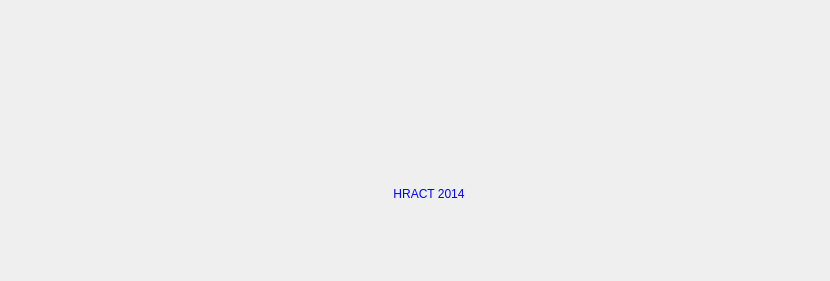
<?xml version="1.0" encoding="UTF-8"?>
<ui version="4.0">
 <class>Credits</class>
 <widget class="QDialog" name="Credits">
  <property name="windowModality">
   <enum>Qt::ApplicationModal</enum>
  </property>
  <property name="geometry">
   <rect>
    <x>0</x>
    <y>0</y>
    <width>830</width>
    <height>281</height>
   </rect>
  </property>
  <property name="windowTitle">
   <string>Credits</string>
  </property>
  <property name="styleSheet">
   <string notr="true">QDialog
{
 background: url(:/gui/ui/credits.png) no-repeat ;
 background-position:50% 50%;
}</string>
  </property>
  <widget class="QPushButton" name="hractLink">
   <property name="geometry">
    <rect>
     <x>380</x>
     <y>180</y>
     <width>98</width>
     <height>27</height>
    </rect>
   </property>
   <property name="palette">
    <palette>
     <active>
      <colorrole role="ButtonText">
       <brush brushstyle="SolidPattern">
        <color alpha="255">
         <red>0</red>
         <green>0</green>
         <blue>255</blue>
        </color>
       </brush>
      </colorrole>
     </active>
     <inactive>
      <colorrole role="ButtonText">
       <brush brushstyle="SolidPattern">
        <color alpha="255">
         <red>0</red>
         <green>0</green>
         <blue>255</blue>
        </color>
       </brush>
      </colorrole>
     </inactive>
     <disabled>
      <colorrole role="ButtonText">
       <brush brushstyle="SolidPattern">
        <color alpha="255">
         <red>159</red>
         <green>158</green>
         <blue>158</blue>
        </color>
       </brush>
      </colorrole>
     </disabled>
    </palette>
   </property>
   <property name="cursor">
    <cursorShape>PointingHandCursor</cursorShape>
   </property>
   <property name="text">
    <string>HRACT 2014</string>
   </property>
   <property name="autoDefault">
    <bool>false</bool>
   </property>
   <property name="flat">
    <bool>true</bool>
   </property>
  </widget>
 </widget>
 <resources>
  <include location="resource.qrc"/>
 </resources>
 <connections/>
</ui>
